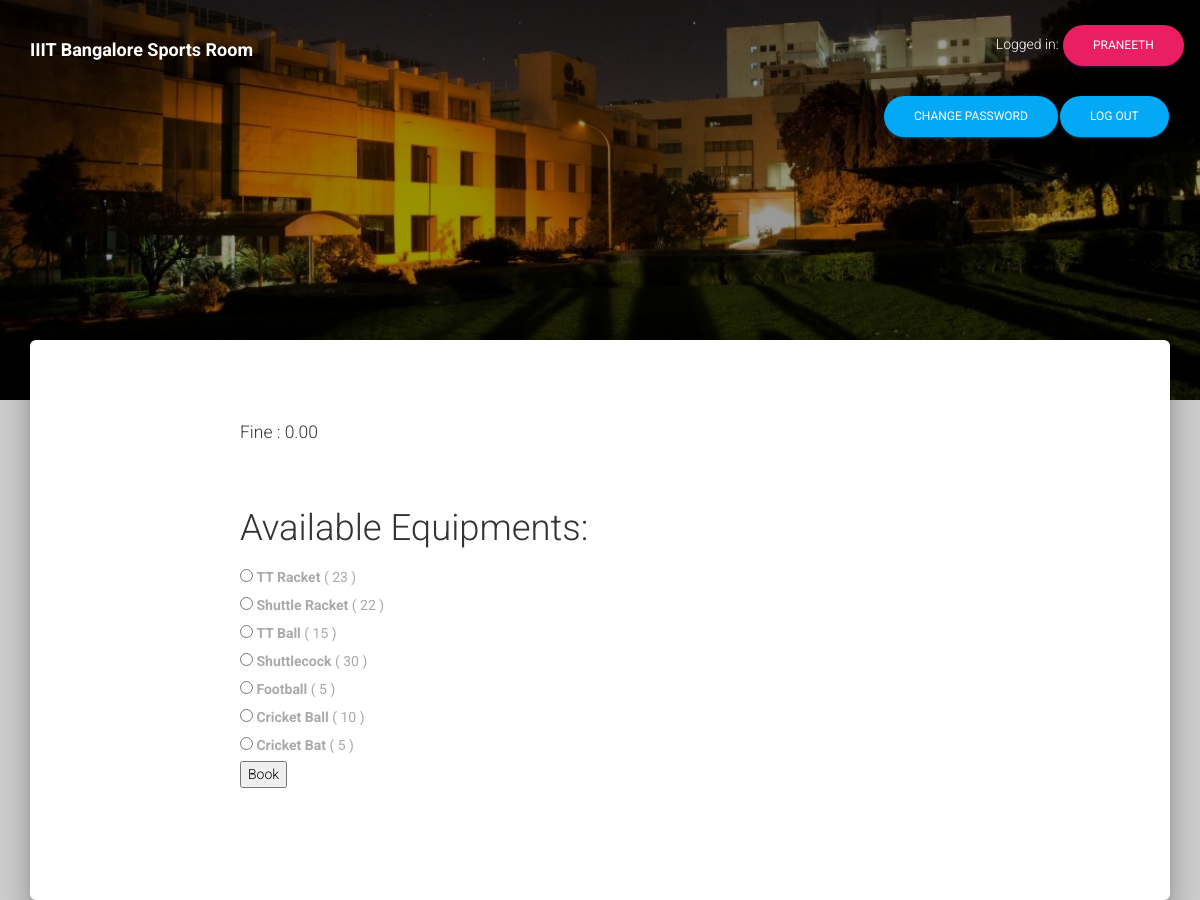
Page / (signed in) on the committed database.
### equipment/models.py (models this page shows, shortened)
class Student(models.Model):
    user = models.OneToOneField(User, on_delete=models.CASCADE)
    phone_number = models.CharField(max_length=13)
    fine = models.DecimalField(default=Decimal('0.00'), max_digits=7, decimal_places=2)

class Equipment(models.Model):
    category = models.CharField(
        max_length=3,
        choices=category_choices
    )
    n_equipment = models.PositiveIntegerField(default=0)

### equipment/views.py (the view, shortened to what this page needs)
# urls.py: url(r'^$', views.IndexView.as_view(), name='index'),
class IndexView(LoginRequiredMixin, ListView):
    template_name = 'index.html'
    context_object_name = 'all_equipments'
    login_url = '/login/'
    model = models.Equipment
    added_Q = False
    def get_context_data(self, **kwargs):
        context = super(IndexView, self).get_context_data(**kwargs)
        user_fine = models.Student.objects.get(user__username=self.request.user).fine
        extra_context = {'user_fine': user_fine}
        if self.added_Q:
            extra_context['success_q'] = True
        context.update(extra_context)
        return context

### templates/index.html (shortened to what this page needs)
{% extends "base3.html" %}
{% load i18n %}
{% block content %}
    <div>
        <h5>Fine : {{ user_fine }} </h5>
    </div>
    <br/>
    <h2>Available Equipments:</h2>
    <form action="." method="post">
        {% for equipment in object_list %}
            <input type="radio" id="equipment{{ forloop.counter }}" name="equipment" value="{{ equipment.id }}">
            <label for="equipment{{ forloop.counter }}">
                <strong>{{ equipment.get_category_display }} </strong>
                ( {{ equipment.n_equipment }} )
            </label>
            <br/>
        {% endfor %}
        <input type="submit" value="Book">
    </form>
    <br/>
    <br/>
{% endblock %}

### templates/base3.html (shortened to what this page needs)
{% load i18n %}
<!DOCTYPE html>
<html>
<head>
	<link rel="stylesheet" href="http://writ.cmcenroe.me/1.0.4/writ.min.css">
	<link rel="stylesheet" href="/css/login.css">
	<link rel="stylesheet" href="https://maxcdn.bootstrapcdn.com/font-awesome/latest/css/font-awesome.min.css" />
	<link href="/css/bootstrap.min.css" rel="stylesheet" />
	<link href="/css/material-kit.css" rel="stylesheet"/>
	<link href="/css/demo.css" rel="stylesheet"/>
	<link rel="stylesheet" href="/css/bootstrap-select.min.css" media="screen" title="no title">
</head>
<body class="components-page">
	<header>
					{% block header %}
					<nav class="navbar navbar-fixed-top navbar-color-on-scroll navbar-transparent">
						<div class="container">
							<div class="navbar-header">
								<a class="navbar-brand" href="<%= root_path %>"> <font color = "white"><b> IIIT Bangalore Sports Room</b></font> </a>
							</div>
								<div class="collapse navbar-collapse" id="navigation-example">
									<ul class="nav navbar-nav navbar-right">
										{% if user.is_authenticated %}
											<li class="dropdown">{% trans "Logged in" %}: <div class="dropdown-toggle btn btn-raised btn-primary btn-round" data-toggle="dropdown" aria-expanded="false">{{ user.username }} </li></div><br>
													<a style="float:right" class="btn btn-raised btn-round btn-info" href="{% url 'logout' %}">{% trans "Log out" %}</a>
													<a style="float:right" class="btn btn-raised btn-round btn-info" href="{% url 'password_change' %}">{% trans "Change password" %}</a>
									{% else %}
											<li><a class="btn btn-raised btn-round btn-info" href="{% url 'login' %}">{% trans "Log in" %}</a></li>
									{% endif %}
					</nav>
			{% endblock %}
	</header>
  <div class="wrapper">
    <div class="header header-filter" style="background-image: url('/img/7.jpg');">
  		<div class="container">
  			<div class="row">
  				<div class="col-md-6 col-md-offset-3 brand">
  				</div>
  			</div>
  		</div>
  	</div>
    <div class="main main-raised">
      <div class="container">
          <div class="section section-landing">
            <div class="row">
              <div class="col-md-8 col-md-offset-2">
								<main>
				            {% block content %}{% endblock %}
				        </main>
              </div>
            </div>
          </div>
        </div>
      </div>
  </div>
</body>
</html>

### static/css/demo.css (style rules this page uses)
.components-page .wrapper > .header, .tutorial-page .wrapper > .header { height: 400px; padding-top: 100px; background-size: cover; background-position: center center; }

### rows in the picture
Student: fine "0.00"
Equipment: category "TT Racket", n_equipment "23"
Equipment: category "Shuttle Racket", n_equipment "22"
Equipment: category "TT Ball", n_equipment "15"
Equipment: category "Shuttlecock", n_equipment "30"
Equipment: category "Football", n_equipment "5"
Equipment: category "Cricket Ball", n_equipment "10"
Equipment: category "Cricket Bat", n_equipment "5"

### other values in the picture
{{ user.username }} "PRANEETH"
